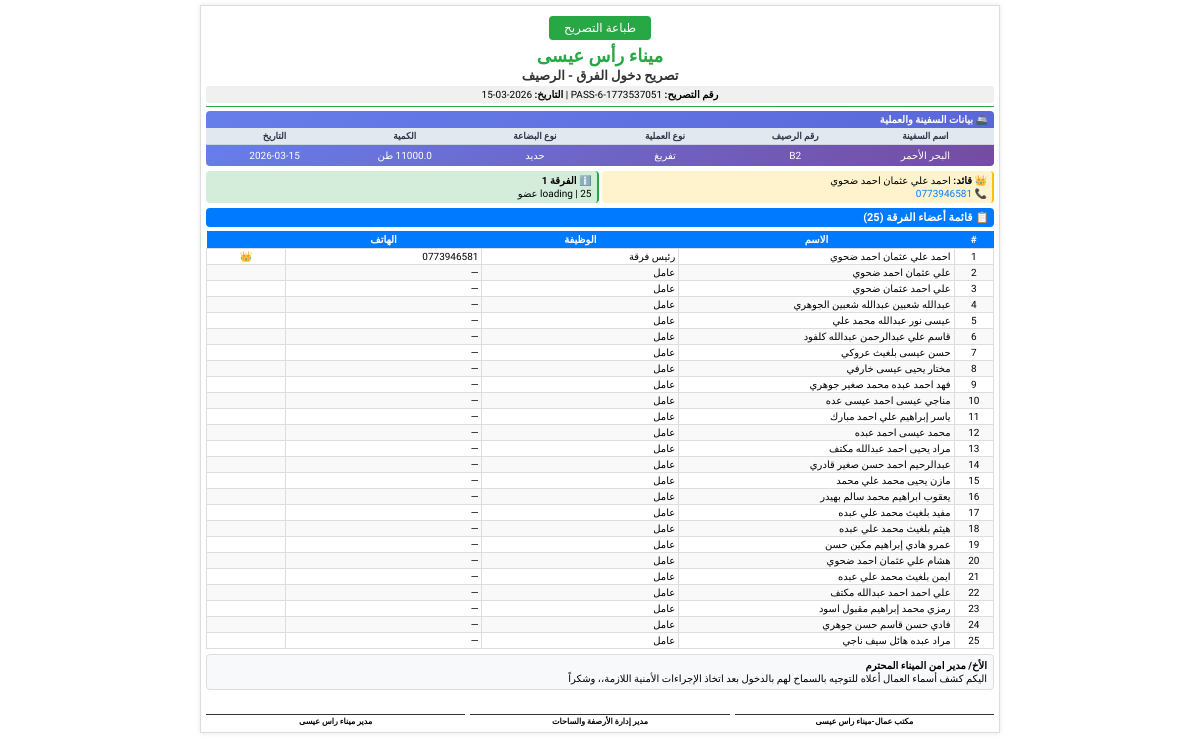
Page /team-pass/6 (signed in) on the earlier database version.
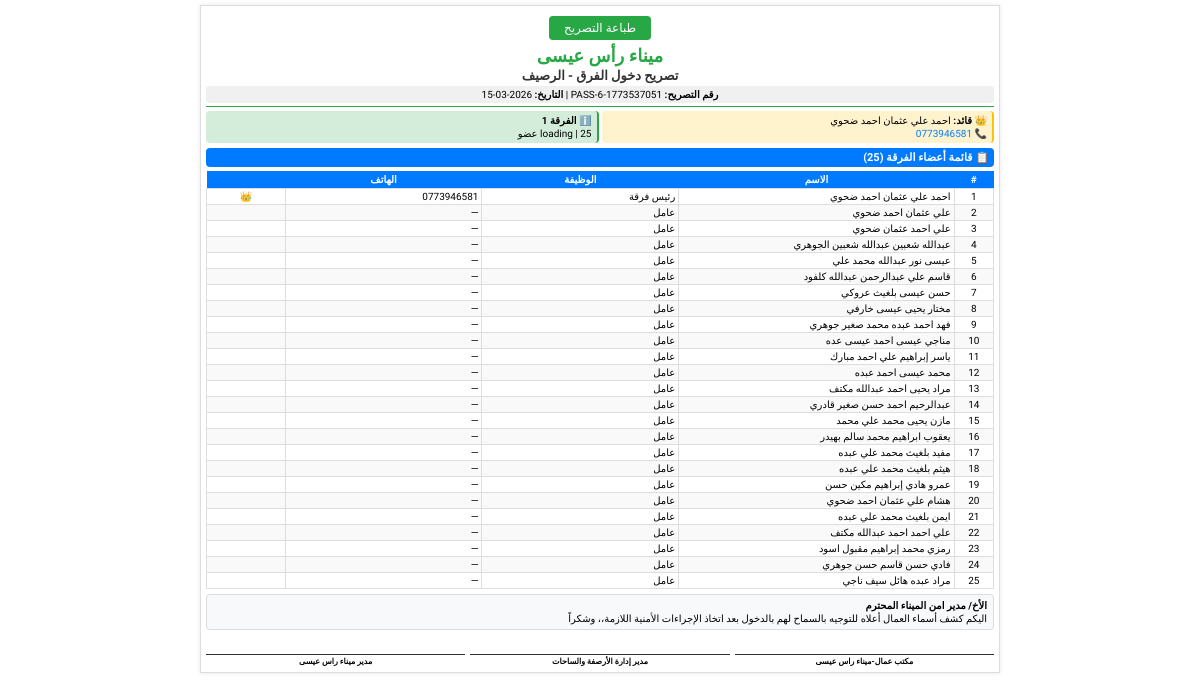
Same page on the later database version.
### models.py (models this page shows, shortened)
class Ship(db.Model):
    __tablename__ = 'ships'
    id = db.Column(db.Integer, primary_key=True)
    name = db.Column(db.String(100), nullable=False)
    imo_number = db.Column(db.String(20), unique=True, nullable=False)
    flag = db.Column(db.String(50), nullable=False)
    ship_type = db.Column(db.String(50), nullable=False)
    length = db.Column(db.Float)
    width = db.Column(db.Float)
    draft = db.Column(db.Float)
    cargo_capacity = db.Column(db.Float)
    arrival_date = db.Column(db.DateTime, nullable=False)
    departure_date = db.Column(db.DateTime)
    berth_number = db.Column(db.String(10))
    status = db.Column(db.String(20), default='arrived')
    notes = db.Column(db.Text)

class ShipOperation(db.Model):
    __tablename__ = 'ship_operations'
    id = db.Column(db.Integer, primary_key=True)
    ship_id = db.Column(db.Integer, db.ForeignKey('ships.id'), nullable=False)
    operation_type = db.Column(db.String(50), nullable=False)
    start_time = db.Column(db.DateTime, nullable=False)
    end_time = db.Column(db.DateTime)
    cargo_type = db.Column(db.String(100))
    cargo_quantity = db.Column(db.Float)
    notes = db.Column(db.Text)
    ship = db.relationship('Ship')
    operation_teams = db.relationship('OperationTeam', back_populates='operation', cascade='all, delete-orphan')

### app.py (the view)
@app.route('/team-pass/<int:team_id>')
@login_required
def team_pass_page(team_id):
    team = Team.query.get_or_404(team_id)
    current_ops = []
    for ot in team.operation_teams:
        if not ot.operation.end_time:
            current_ops.append(ot.operation)
    return render_template('team_pass.html',
                           team=team,
                           operations=current_ops,
                           now=datetime.now())

### app.py (called while the page is built)
@app.context_processor
def inject_now():
    from datetime import datetime
    return {'now': datetime.now}

@login_manager.user_loader
def load_user(user_id):
    return User.query.get(int(user_id))

### templates/team_pass.html (shortened to what this page needs)
<!DOCTYPE html>
<html lang="ar" dir="rtl">
<head>
</head>
<body>
    <div class="pass-container">
        <div class="print-button">
            <button class="print-btn" onclick="window.print()">
                 طباعة التصريح
            </button>
        </div>
        <div class="header">
            <h1>ميناء رأس عيسى</h1>
            <h2>تصريح دخول الفرق - الرصيف</h2>
            <div class="pass-info">
                <strong>رقم التصريح:</strong> PASS-{{ team.id }}-{{ now.timestamp()|int }} |
                <strong>التاريخ:</strong> {{ now.strftime('%Y-%m-%d') }}
            </div>
        </div>
        {% if operations %}
        <div class="ship-section">
            <div class="ship-title">🚢 بيانات السفينة والعملية</div>
            <div class="ship-headers">
                <span>اسم السفينة</span>
                <span>رقم الرصيف</span>
                <span>نوع العملية</span>
                <span>نوع البضاعة</span>
                <span>الكمية</span>
                <span>التاريخ</span>
            </div>
            <div class="ship-info">
                <span>{{ operations[0].ship.name }}</span>
                <span>{{ operations[0].ship.berth_number or '—' }}</span>
                <span>{{ operations[0].operation_type }}</span>
                <span>{{ operations[0].cargo_type or '—' }}</span>
                <span>{{ operations[0].cargo_quantity or '—' }} طن</span>
                <span>{{ operations[0].start_time.strftime('%Y-%m-%d') }}</span>
            </div>
        </div>
        {% endif %}
        <div class="leader-team">
            <div class="leader-box">
                <div><strong>👑 قائد:</strong> {{ team.leader.name if team.leader else '—' }}</div>
                <div><span style="color: #007bff;">📞 {{ team.leader.phone if team.leader else '—' }}</span></div>
            </div>
            <div class="team-box">
                <div><strong>ℹ️ {{ team.name }}</strong></div>
                <div>{{ team.team_type }} | {{ team.members|length }} عضو</div>
            </div>
        </div>
        <div class="section-title">📋 قائمة أعضاء الفرقة ({{ team.members|length }})</div>
        <table>
            <thead>
                <tr>
                    <th width="5%">#</th>
                    <th width="35%">الاسم</th>
                    <th width="25%">الوظيفة</th>
                    <th width="25%">الهاتف</th>
                    <th width="10%"></th>
                </tr>
            </thead>
            <tbody>
                {% for member in team.members %}
                <tr>
                    <td style="text-align: center;">{{ loop.index }}</td>
                    <td>{{ member.name }}</td>
                    <td>{{ member.profession }}</td>
                    <td style="direction: ltr;">{{ member.phone or '—' }}</td>
                    <td style="text-align: center;">{% if member.id == team.leader_id %}👑{% endif %}</td>
                </tr>
                {% endfor %}
            </tbody>
        </table>
        <div class="footer-text">
            <strong>الأخ/ مدير امن الميناء المحترم</strong><br>
            اليكم كشف أسماء العمال أعلاه للتوجيه بالسماح لهم بالدخول بعد اتخاذ الإجراءات الأمنية اللازمة،، وشكراً
        </div>
        <div class="signatures">
            <div class="signature-box">
                <div class="signature-line"></div>
                <div class="signature-title">مكتب عمال-ميناء راس عيسى</div>
            </div>
            <div class="signature-box">
                <div class="signature-line"></div>
                <div class="signature-title">مدير إدارة الأرصفة والساحات</div>
            </div>
            <div class="signature-box">
                <div class="signature-line"></div>
                <div class="signature-title">مدير ميناء راس عيسى</div>
            </div>
        </div>
    </div>
</body>
</html>

Differences in the rows shown:
no longer on this page (row unchanged): Ship: name "البحر الأحمر", berth_number "B2"
no longer on this page (row edited): ShipOperation: operation_type "تفريغ", cargo_type "حديد", start_time "2026-03-15"
Other differences:
text no longer shown: "🚢 بيانات السفينة والعملية اسم السفينة رقم الرصيف نوع العملية نوع البضاعة الكمية التاريخ طن"
